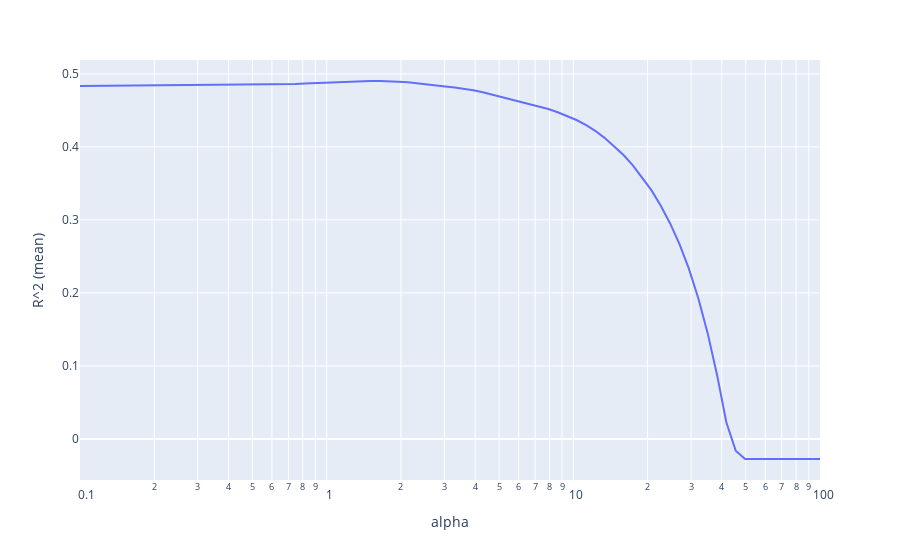

Notebook source saved alongside this figure:
### Code cell
# we pick alpha before the drop of the R^2 value
r2_means = []

for i in alphas:
    r2_means.append(cross_val_score(Lasso(alpha=i, max_iter=5000), original_X_3, original_y).mean())

result = pd.DataFrame(zip(alphas, r2_means), columns=['alpha', 'R^2 (mean)'])
fig = px.line(result, x='alpha', y='R^2 (mean)')
fig.update_xaxes(type='log')
fig.show()
